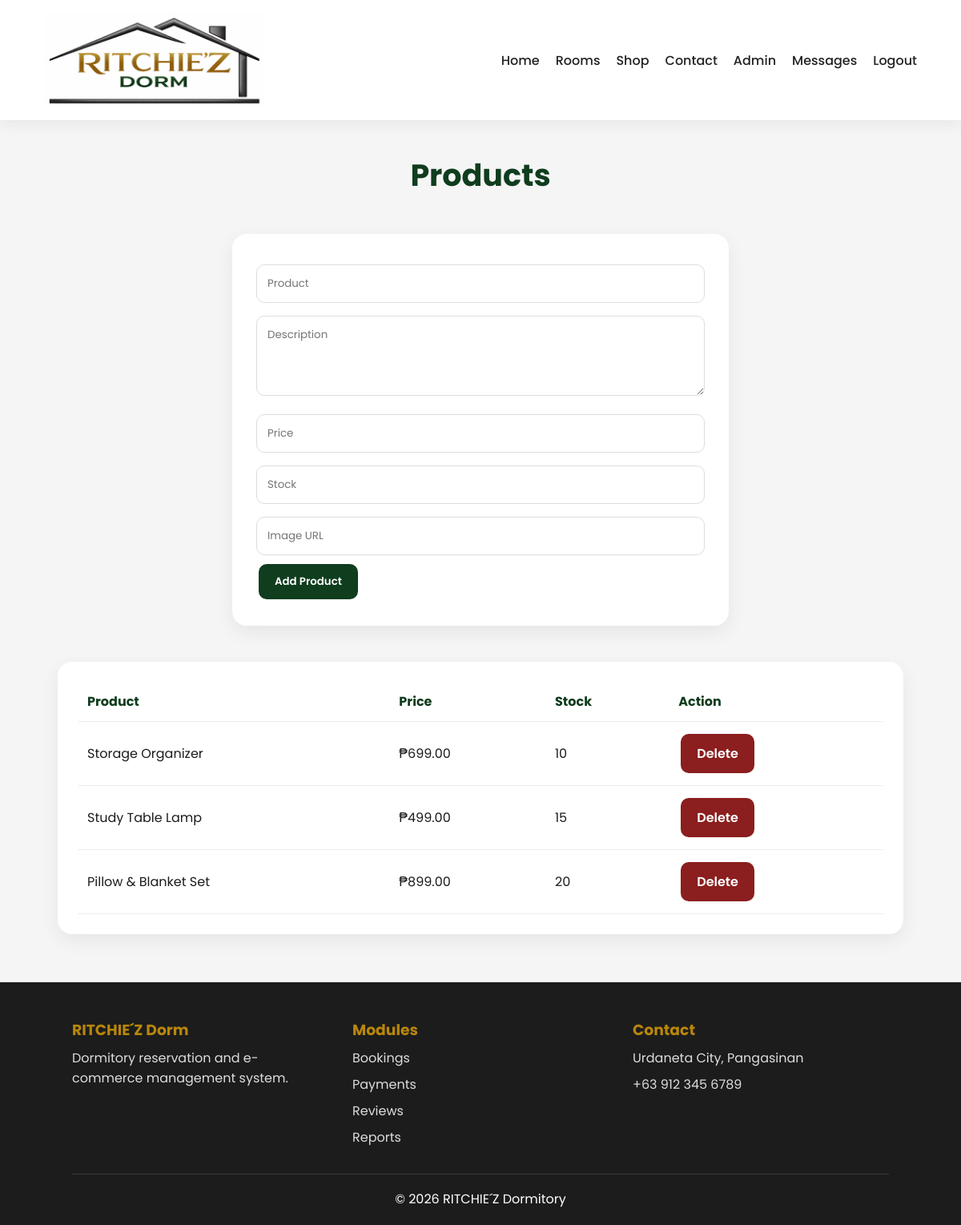
/admin/products.php (signed in), run on the app's committed database.
### tables this page shows
CREATE TABLE products (
 product_id INT AUTO_INCREMENT PRIMARY KEY,
 product_name VARCHAR(100) NOT NULL,
 description TEXT,
 price DECIMAL(10,2) NOT NULL,
 stock INT DEFAULT 0,
 image_url TEXT,
 created_at TIMESTAMP DEFAULT CURRENT_TIMESTAMP
);

### includes/session.php (called while the page is built, shortened)
<?php
function e($v){return htmlspecialchars($v ?? '', ENT_QUOTES, 'UTF-8');}
?>

### admin/products.php (the view)
<?php require_once "../config/database.php"; require_once "../includes/session.php"; requireAdmin();
if(isset($_POST['add_product']))$conn->prepare("INSERT INTO products(product_name,description,price,stock,image_url) VALUES(?,?,?,?,?)")->execute([$_POST['product_name'],$_POST['description'],$_POST['price'],$_POST['stock'],$_POST['image_url']]);if(isset($_GET['delete']))$conn->prepare("DELETE FROM products WHERE product_id=?")->execute([$_GET['delete']]);include "../includes/header.php";$rows=$conn->query("SELECT * FROM products ORDER BY product_id DESC")->fetchAll(PDO::FETCH_ASSOC);?><div class="container"><h1 class="section-title">Products</h1><div class="form-card"><form method="POST"><input name="product_name" placeholder="Product"><textarea name="description" placeholder="Description"></textarea><input type="number" step="0.01" name="price" placeholder="Price"><input type="number" name="stock" placeholder="Stock"><input name="image_url" placeholder="Image URL"><button name="add_product" class="btn">Add Product</button></form></div><div class="table-wrap"><table><tr><th>Product</th><th>Price</th><th>Stock</th><th>Action</th></tr><?php foreach($rows as $p):?><tr><td><?=e($p['product_name'])?></td><td>₱<?=number_format($p['price'],2)?></td><td><?=$p['stock']?></td><td><a onclick="return confirmDelete()" class="btn danger" href="?delete=<?=$p['product_id']?>">Delete</a></td></tr><?php endforeach;?></table></div></div><?php include "../includes/footer.php";?>

### assets/css/style.css (style rules this page uses)
* { margin:0;padding:0;box-sizing:border-box;font-family:Poppins,sans-serif }
body { background:#f5f5f5;color:#1c1c1c }
.container { width:88%;margin:40px auto }
.section-title { text-align:center;color:#0F3D1E;font-size:38px;margin-bottom:25px }
.card,.form-card,.table-wrap,.dash-card,.search-box { background:white;border-radius:18px;box-shadow:0 8px 25px #0001 }
.btn,.hero-btn { display:inline-block;padding:12px 20px;background:#0F3D1E;color:#fff;border:none;border-radius:10px;text-decoration:none;cursor:pointer;font-weight:600;margin:3px }
.danger { background:#8b1e1e }
.form-card { max-width:620px;margin:45px auto;padding:30px }
.table-wrap { padding:25px;overflow:auto }
input,select,textarea { width:100%;padding:13px;border:1px solid #ddd;border-radius:10px;margin:8px 0 }
textarea { min-height:100px }
table { width:100%;border-collapse:collapse }
th,td { border-bottom:1px solid #eee;padding:12px;text-align:left }
th { color:#0F3D1E }

### data on the page
products: product_name "Storage Organizer", price "699.00", stock "10"
products: product_name "Study Table Lamp", price "499.00", stock "15"
products: product_name "Pillow & Blanket Set", price "899.00", stock "20"
